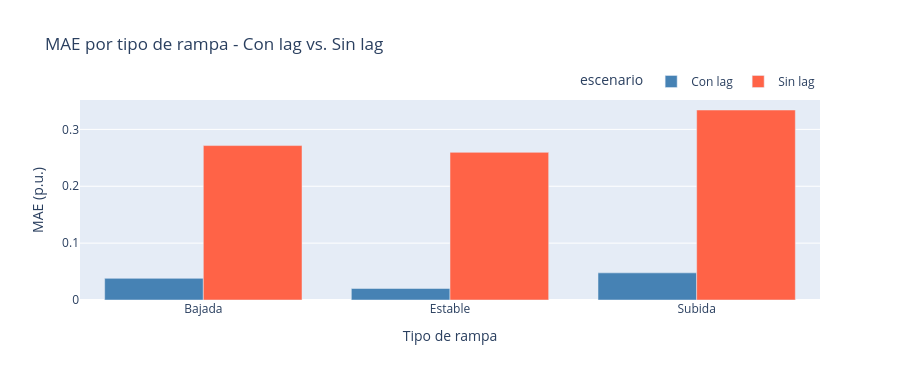

The notebook cell saved with this chart:
### Markdown cell above
### 6. Segmentación por tipo de rampa
Una rampa se define como un cambio de producción superior a 0.05 p.u.
entre dos intervalos consecutivos de 15 minutos (~1 kW en LECA1).

### Code cell
RAMP_THRESHOLD = 0.05  # p.u. (~1 kW en LECA1)

test_day = test_day.sort_values("timestamp").copy()
test_day["delta_power"] = test_day["power_pu"].diff()

test_day["ramp_type"] = "Estable"
test_day.loc[test_day["delta_power"] >  RAMP_THRESHOLD, "ramp_type"] = "Subida"
test_day.loc[test_day["delta_power"] < -RAMP_THRESHOLD, "ramp_type"] = "Bajada"

ramp_seg = test_day.groupby("ramp_type").agg(
    MAE_lag=(  "error_lag",   "mean"),
    MAE_nolag=("error_nolag", "mean"),
    n=(        "power_pu",    "count"),
).reset_index()

print("Error por tipo de rampa:")
display(ramp_seg.round(4))

ramp_melted = ramp_seg.melt(
    id_vars=["ramp_type", "n"],
    value_vars=["MAE_lag", "MAE_nolag"],
    var_name="escenario", value_name="MAE",
)
ramp_melted["escenario"] = ramp_melted["escenario"].map(
    {"MAE_lag": "Con lag", "MAE_nolag": "Sin lag"}
)

fig = px.bar(
    ramp_melted, x="ramp_type", y="MAE", color="escenario",
    barmode="group",
    title="MAE por tipo de rampa - Con lag vs. Sin lag",
    labels={"MAE": "MAE (p.u.)", "ramp_type": "Tipo de rampa"},
    color_discrete_map={"Con lag": "steelblue", "Sin lag": "tomato"},
)
fig.update_layout(height=380,
            legend=dict(
        orientation="h",
        yanchor="bottom",
        y=1.02,
        xanchor="right",
        x=1
    )
                 )

fig.show()

### Figure 1 — Plotly figure (JSON) as saved in the notebook; plotly's stock layout.template omitted (floating-point values rounded to 4 significant figures)
{"data": [{"alignmentgroup": "True", "hovertemplate": "escenario=Con lag<br>Tipo de rampa=%{x}<br>MAE (p.u.)=%{y}<extra></extra>", "legendgroup": "Con lag", "marker": {"color": "steelblue", "pattern": {"shape": ""}}, "name": "Con lag", "offsetgroup": "Con lag", "orientation": "v", "showlegend": true, "textposition": "auto", "type": "bar", "x": ["Bajada", "Estable", "Subida"], "xaxis": "x", "y": [0.03803, 0.02023, 0.0477], "yaxis": "y"}, {"alignmentgroup": "True", "hovertemplate": "escenario=Sin lag<br>Tipo de rampa=%{x}<br>MAE (p.u.)=%{y}<extra></extra>", "legendgroup": "Sin lag", "marker": {"color": "tomato", "pattern": {"shape": ""}}, "name": "Sin lag", "offsetgroup": "Sin lag", "orientation": "v", "showlegend": true, "textposition": "auto", "type": "bar", "x": ["Bajada", "Estable", "Subida"], "xaxis": "x", "y": [0.2715, 0.2596, 0.3341], "yaxis": "y"}], "layout": {"barmode": "group", "height": 380, "legend": {"orientation": "h", "title": {"text": "escenario"}, "tracegroupgap": 0, "x": 1, "xanchor": "right", "y": 1.02, "yanchor": "bottom"}, "title": {"text": "MAE por tipo de rampa - Con lag vs. Sin lag"}, "xaxis": {"anchor": "y", "domain": [0, 1], "title": {"text": "Tipo de rampa"}}, "yaxis": {"anchor": "x", "domain": [0, 1], "title": {"text": "MAE (p.u.)"}}}}
